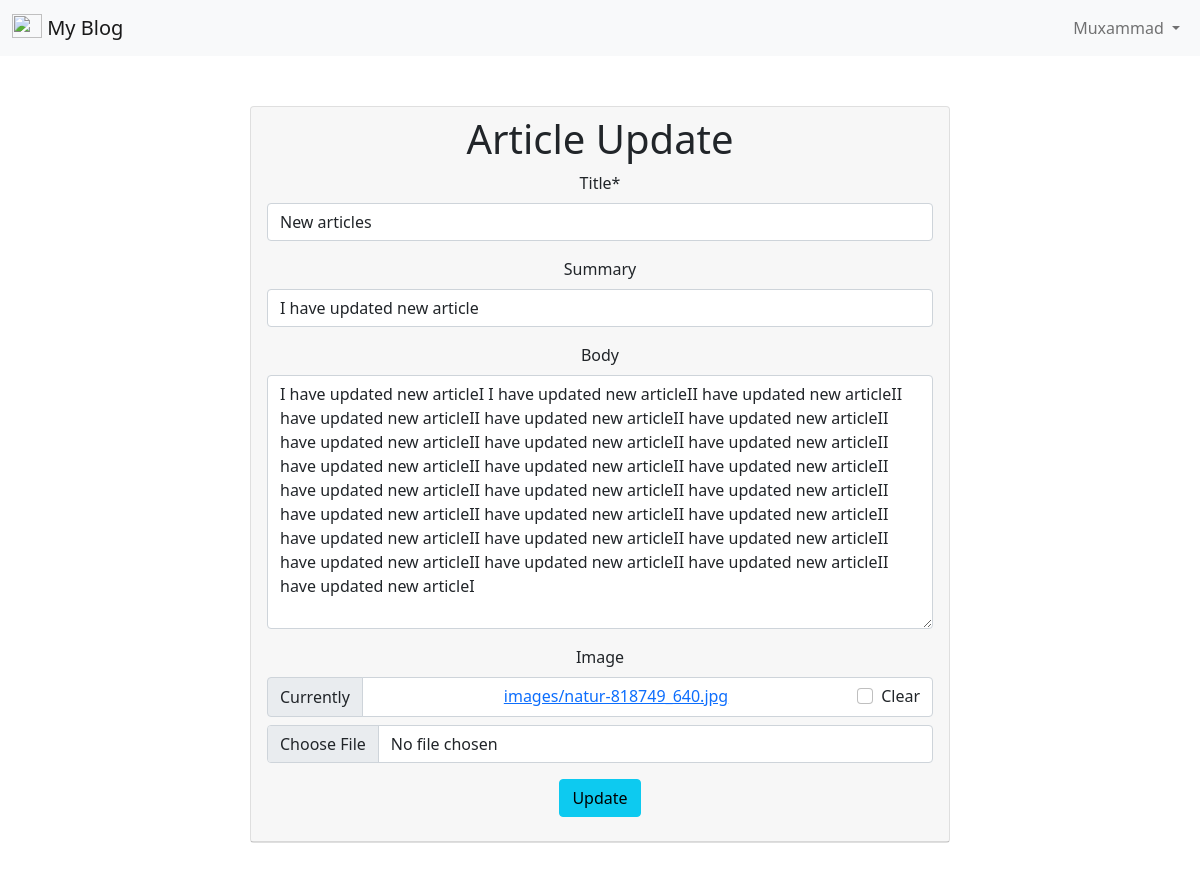
Screenshot of /articles/articles/1/edit (signed in) with the database file from the repository.
### accounts/models.py (models this page shows)
class CustomUser(AbstractUser):
    age = models.PositiveIntegerField(null=True, blank=True)

### articles/models.py (models this page shows, shortened)
class Articles(models.Model):
    title = models.CharField(max_length=120)
    summary = models.CharField(max_length=200, blank=True)
    body = RichTextField(blank=True)
    date = models.DateTimeField(auto_now_add=True)
    image = models.ImageField(upload_to='images/', blank=True)
    author = models.ForeignKey(
        get_user_model(),
        on_delete=models.CASCADE,
    )

### articles/views.py (the view)
# urls.py: path('articles/<int:pk>/edit', ArticleEditView.as_view(), name='article_edit'),
class ArticleEditView(LoginRequiredMixin, UserPassesTestMixin, UpdateView):
    template_name = 'editArticle.html'
    model = Articles
    fields = ('title', 'summary', 'body', 'image')
    def test_func(self):
        obj = self.get_object()
        return obj.author == self.request.user

### templates/editArticle.html (shortened to what this page needs)
{% extends 'base.html' %}
{% load crispy_forms_tags %}
{% block content %}
<div class="d-flex justify-content-center">
    <div class="card" style="width: 90%; max-width: 700px; margin: 50px auto;">
        <div class="card-header text-center">
            <h1>Article Update</h1>
            <form action="" method="post" enctype="multipart/form-data">
                {{ form | crispy }}
                <button class="btn btn-info ml-2" type="submit">Update</button>
            </form>
        </div>
    </div>
</div>
{% endblock content %}

### templates/base.html (shortened to what this page needs)
{% load static %}
<!doctype html>
<html lang="en">
<head>
    <link href="https://cdn.jsdelivr.net/npm/bootstrap@5.0.2/dist/css/bootstrap.min.css" rel="stylesheet">
</head>
<body>
    <nav class="navbar navbar-expand-lg navbar-light bg-light">
        <div class="container-fluid">
            <a class="navbar-brand" href="#">
                <img src="" alt="" width="30" height="24" class="d-inline-block align-text-top">
                My Blog
            </a>
            <div class="collapse navbar-collapse" id="navbarSupportedContent">
                {% if user.is_authenticated %}
                <ul class="navbar-nav ms-auto">
                    <li class="nav-item dropdown">
                        <a class="nav-link dropdown-toggle" href="#" id="navbarDropdown" role="button" data-bs-toggle="dropdown" aria-expanded="false">
                            {{ user.username | title }}
                        </a>
                    </li>
                </ul>
                {% else %}
                <div class="d-flex ms-auto">
                    <a href="{% url 'login' %}" class="btn btn-outline-secondary me-2">Login</a>
                    <a href="{% url 'signup' %}" class="btn btn-primary">Register</a>
                </div>
                {% endif %}
            </div>
        </div>
    </nav>
    {% block content %}
    {% endblock content %}
</body>
</html>

### rows the page displays
CustomUser: username "Muxammad"
Articles: title "New articles", summary "I have updated new article", body "I have updated new articleI I have updated new articleII have updated new articleII have updated new articleII have updated new articleII have updated new articleII have updated new articleII have updated new articleII have updated new articleII have updated new articleII have updated new articleII have updated new articleII have updated new articleII have updated new articleII have updated new articleII have updated new articleII have updated new articleII have updated new articleII have updated new articleII have updated new articleII have updated new articleII have updated new articleII have updated new articleII have updated new articleII have updated new articleI"
